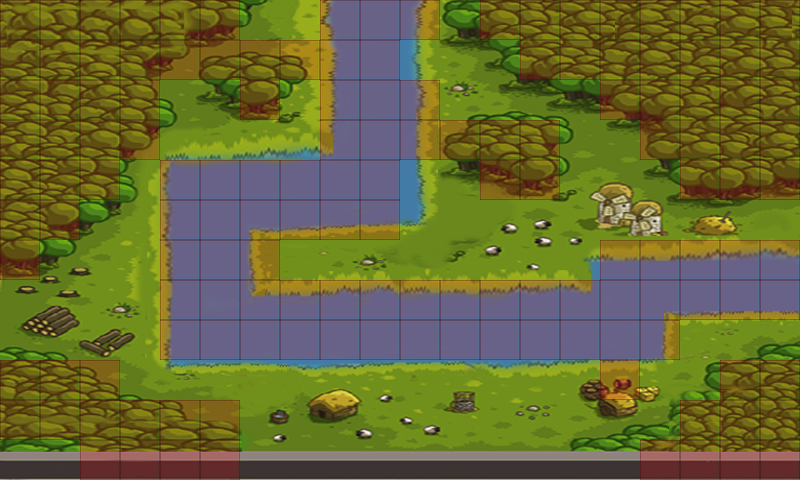

Tiled map render using the project's own tile images. Description and the map definition, with tile-layer contents summarised, below:
An orthogonal 20x12 tile map with 40x40 px tiles, 2 tile layers (background, meta), 2 tilesets and 26 objects.

<map version="1.0" orientation="orthogonal" width="20" height="12" tilewidth="40" tileheight="40">
 <tileset firstgid="1" name="map_1_1_bank.png" tilewidth="40" tileheight="40">
  <image source="map_1_1_bank.png" width="800" height="480" />
 </tileset>
 <tileset firstgid="241" name="meta_tiles1" tilewidth="40" tileheight="40" spacing="1" margin="1">
  <image source="../iphone/meta_tiles1.png" width="83" height="42" />
  <tile id="0">
   <properties>
    <property name="Collidable" value="true" />
   </properties>
  </tile>
 </tileset>
 <layer name="background" width="20" height="12">
  <data>[240 cells, 240 non-empty, 239 distinct tile ids]</data>
 </layer>
 <layer name="meta" width="20" height="12">
  <data>[240 cells, 144 non-empty, 1 distinct tile ids]</data>
 </layer>
 <objectgroup name="path1" width="20" height="12">
  <object x="370" y="9" />
  <object x="369" y="94" />
  <object x="371" y="156" />
  <object x="363" y="200" />
  <object x="287" y="193" />
  <object x="217" y="190" />
  <object x="211" y="247" />
  <object x="208" y="320" />
  <object x="279" y="322" />
  <object x="384" y="317" />
  <object x="581" y="320" />
  <object x="629" y="289" />
  <object x="691" y="282" />
  <object x="788" y="281" />
  <object x="852" y="281" />
 </objectgroup>
 <objectgroup name="path2" width="20" height="12">
  <object x="380" y="3" />
  <object x="381" y="122" />
  <object x="379" y="193" />
  <object x="202" y="189" />
  <object x="211" y="322" />
  <object x="333" y="322" />
  <object x="481" y="327" />
  <object x="640" y="324" />
  <object x="660" y="280" />
  <object x="789" y="281" />
  <object x="855" y="276" />
 </objectgroup>
</map>